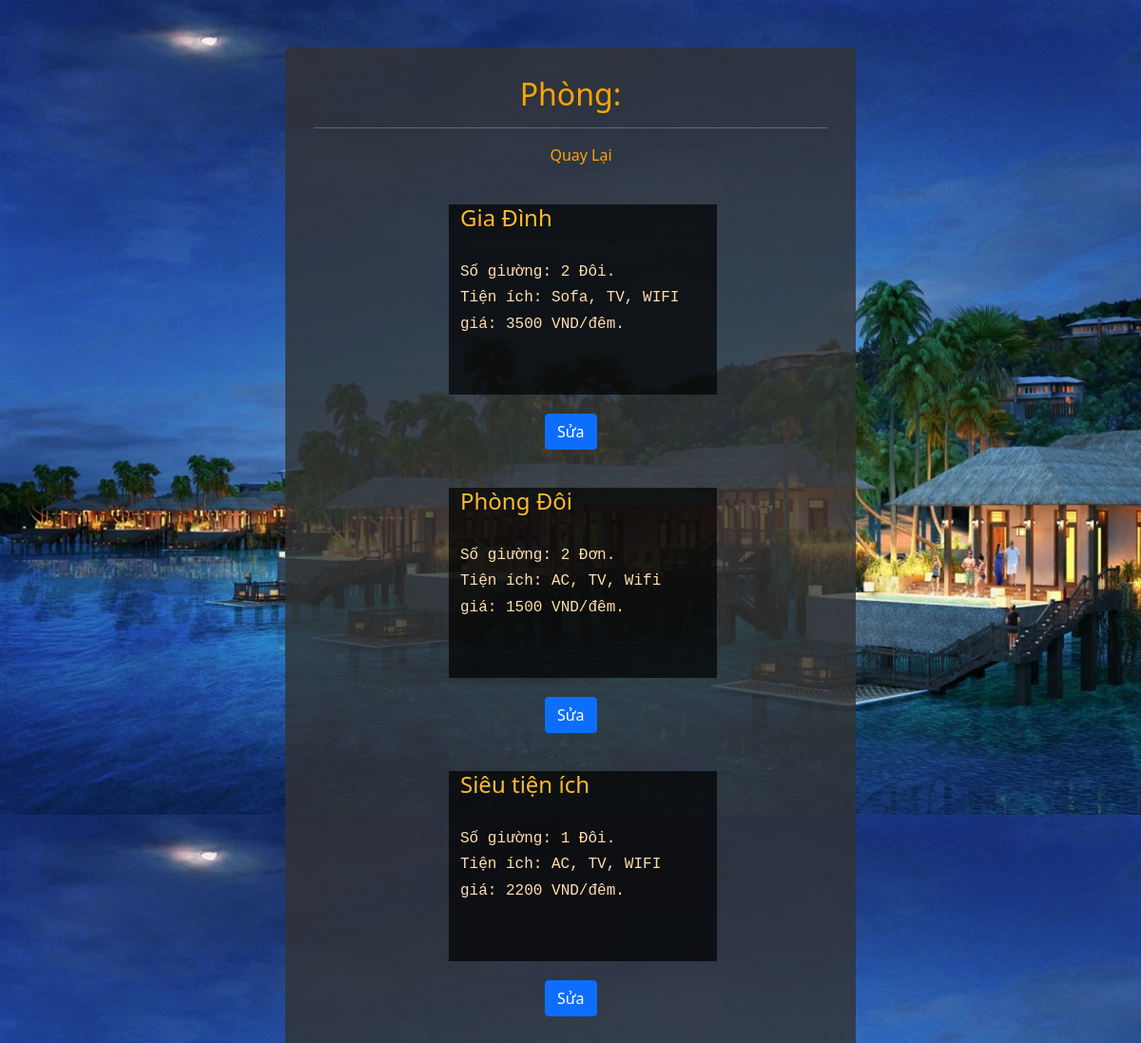
The page /hien_thi_phong_chua_dat.php on the database its author committed.
### tables this page shows
CREATE TABLE `loai_phong` (
  `ten_loai` text NOT NULL ,
  `so_phong` int(11) NOT NULL,
  `kha_dung` int(11) NOT NULL,
  `trang_thai` int(11) NOT NULL,
  `so_giuong` int(11) NOT NULL,
  `loai_giuong` text NOT NULL,
  `tien_ich` text NOT NULL,
  `gia` float NOT NULL
);

### class.user.php (called while the page is built, shortened)
<?php
        class user
        {
            public function __construct()
            {
                $this->db=new mysqli(DB_SERVER,DB_USERNAME,DB_PASSWORD,'khach_san');
            }
        }
?>

### hien_thi_phong_chua_dat.php (the view, shortened to what this page needs)
<?php
include_once 'class.user.php';
$user=new User();
?>
<!DOCTYPE html>
<html lang="en">
<head>
    <link href="https://cdn.jsdelivr.net/npm/bootstrap@5.1.3/dist/css/bootstrap.min.css" rel="stylesheet">
</head>
<body>
    <div id="check">
        <h2 style="display: flex; justify-content: center; color:orange;">Phòng: </h2>
        <hr style="color:white;">
        <a href="admin.php"style = "padding-left: 46%">Quay Lại</a>
        <?php
        $sql="SELECT * FROM loai_phong";
        $result = mysqli_query($user->db, $sql);
        if($result)
        {
            if(mysqli_num_rows($result) > 0)
            {
                while($row = mysqli_fetch_array($result))
                {
                    echo "
                            <div class='row'>
                            <div class='col-md-2'></div>
                            <div class='col-md-6 well'>
                                <h4>".$row['ten_loai']."</h4><hr>
                                <h6>Số giường: ".$row['so_giuong']." ".$row['loai_giuong'].".</h6>
                                <h6>Tiện ích: ".$row['tien_ich']."</h6>
                                <h6>giá: ".$row['gia']." VND/đêm.</h6>
                            </div>
                            <a href='Sua_Phong.php?ten_loai=".$row['ten_loai']."'><button class='btn btn-primary button'>Sửa</button></a>
                            </div>
                         ";
                }
            }
            else
            {
                echo "Không có dữ liệu!";
            }
        }
        else
        {
            echo "không thể kết nối đến CSDL".$result;
        }
        ?>
    </div>
</body>
</html>

### hien_thi_phong_chua_dat.php (style rules this page uses)
a { text-decoration: none; color: orange; margin-top:10px; }
#check { margin-top: 50px; margin-left: 25%; margin-right: 35%; margin-bottom: 40px; padding: 30px; padding-bottom: 50px; background-color: rgba(51,51,51,0.8); border-radius: 6px; width: 50%; }
body { background-image: url(img/background.jpg); background-attachment: fixed; }
button { margin-top:20px; margin-left:45%; }
.well { background: rgba(0, 0, 0, 0.7); border: none; height: 200px; margin-left:60px; margin-top:40px; }
h4 { color: #ffbb2b; }
h6 { color: navajowhite; font-family: monospace; }

### rows shown on the page
loai_phong: ten_loai "Gia Đình", so_giuong "2", loai_giuong "Đôi", tien_ich "Sofa, TV, WIFI", gia "3500"
loai_phong: ten_loai "Phòng Đôi", so_giuong "2", loai_giuong "Đơn", tien_ich "AC, TV, Wifi", gia "1500"
loai_phong: ten_loai "Siêu tiện ích", so_giuong "1", loai_giuong "Đôi", tien_ich "AC, TV, WIFI", gia "2200"
